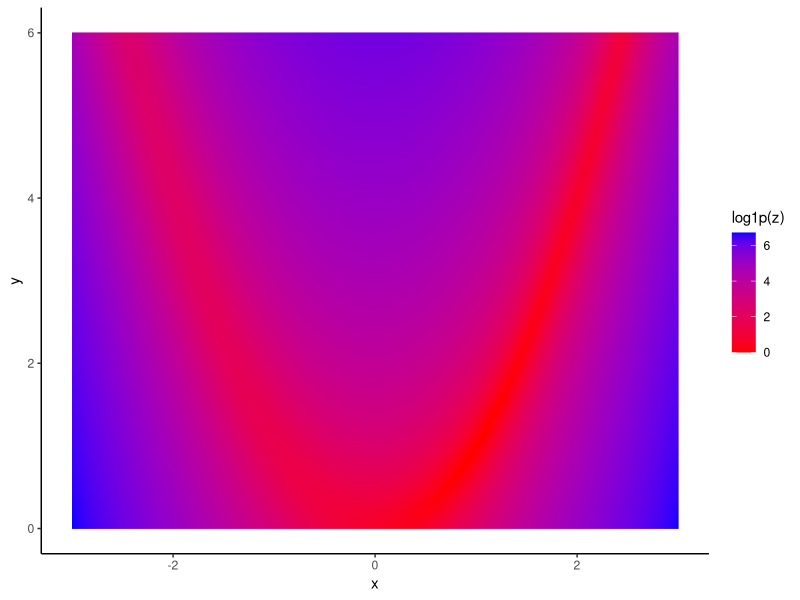
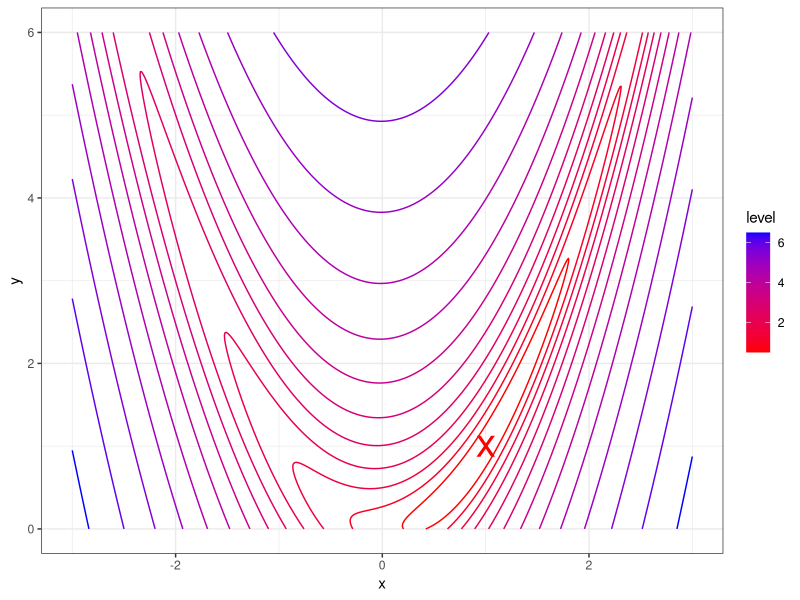
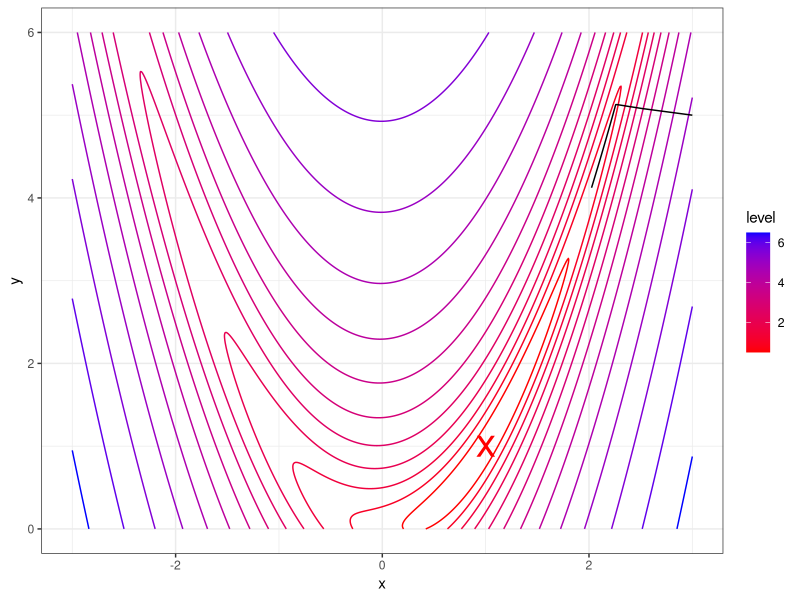
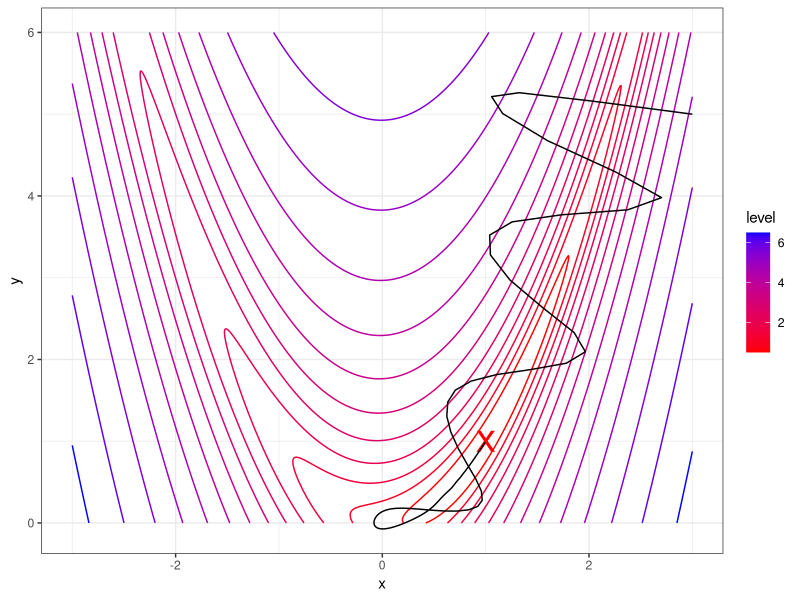
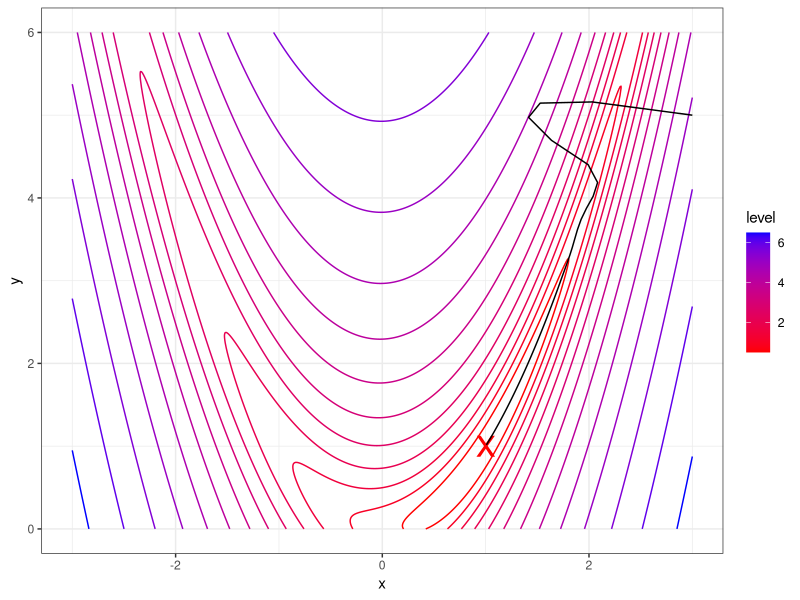
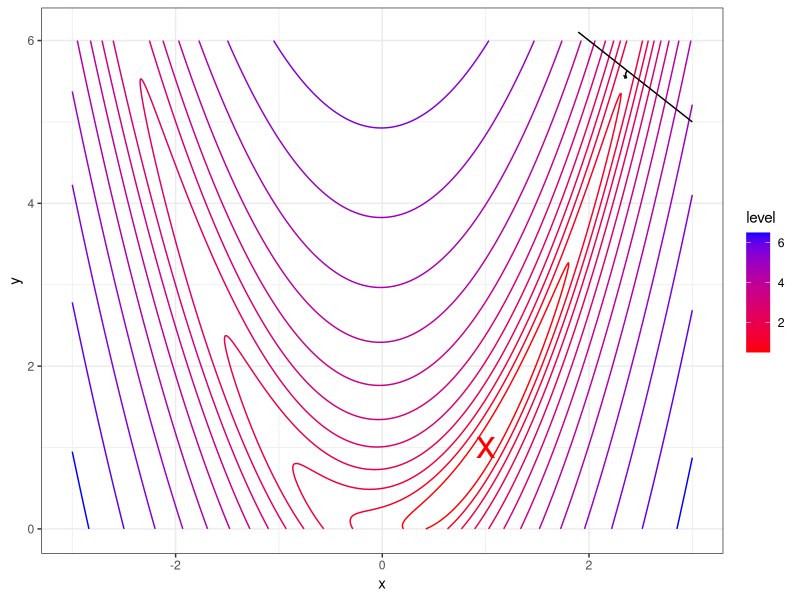
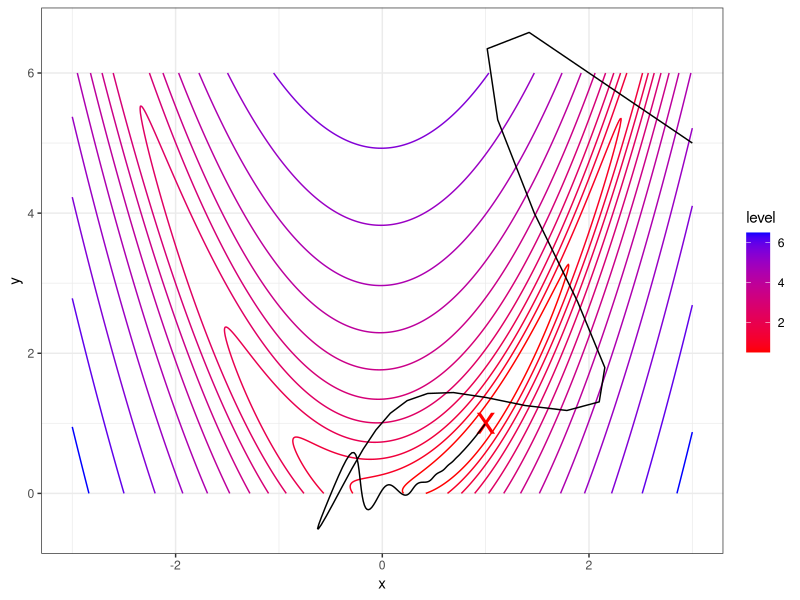
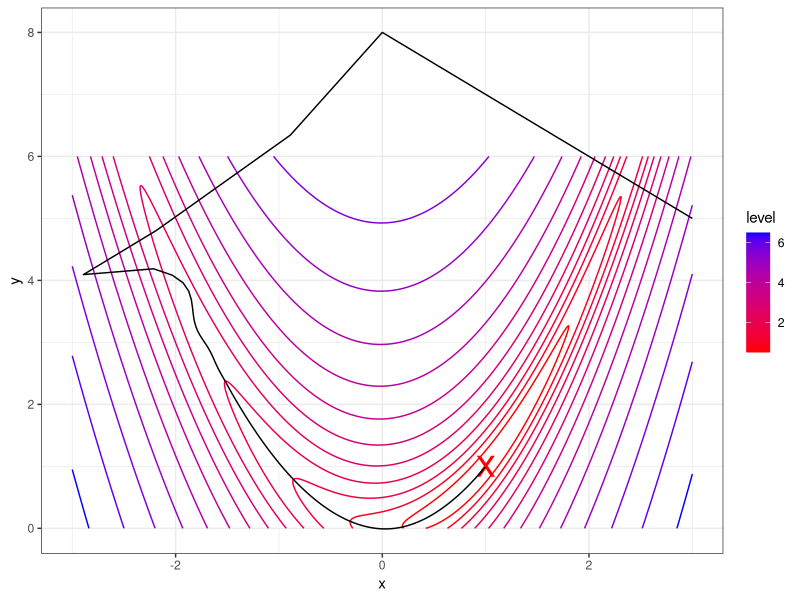

These charts were generated, in order, by the following R code:
## ---- chunk 1
library(ggplot2)
dir.create("plots")
ggs<-function(x,w=6,h=4){
  ggsave(file=paste0("plots/",x,".pdf"),width=w,height=h)
}
## ---- chunk 2
MAXITER<-2000
grad_descent<-function(f,g,x_init,stp=.001,maxIter=MAXITER){
  delta<-100
  t<-1
  res<-matrix(0,nrow=maxIter,ncol=3)
  colnames(res)<-c("x","y","f")
  res[1,]<-c(x_init,f(x_init))
  while(abs(delta)>1e-6 && t<maxIter){
    t<-t+1
    grad<-g(res[t-1,1:2])
    res[t,1:2]<-res[t-1,1:2]-stp*grad
    res[t,3]<-f(res[t,1:2])
    delta<-res[t,3]-res[t-1,3]
  }
  as.data.frame(res[1:t,])
}

momentum<-function(f,g,x_init,stp=.001,maxIter=MAXITER,momentum=.9,wait=1){
  delta<-100
  t<-1
  res<-matrix(0,nrow=maxIter,ncol=3)
  colnames(res)<-c("x","y","f")
  res[1,]<-c(x_init,f(x_init))
  velo<-0
  while(abs(delta)>1e-6 && t<maxIter){
    t<-t+1
    if(t<wait) velo<-0
    velo<-momentum*velo
    grad<-g(res[t-1,1:2])
    velo<-velo+stp*grad
    res[t,1:2]<-res[t-1,1:2]-velo
    res[t,3]<-f(res[t,1:2])
    delta<-res[t,3]-res[t-1,3]
  }
  as.data.frame(res[1:t,])
}

nesterov<-function(f,g,x_init,stp=.001,maxIter=MAXITER,momentum=.9,wait=1){
  delta<-100
  t<-1
  res<-matrix(0,nrow=maxIter,ncol=3)
  colnames(res)<-c("x","y","f")
  res[1,]<-c(x_init,f(x_init))
  velo<-0
  while(abs(delta)>1e-6 && t<maxIter){
    t<-t+1
    if(t<wait) velo<-0
    velo<-momentum*velo
    grad<-g(res[t-1,1:2]-velo)
    velo<-velo+stp*grad
    res[t,1:2]<-res[t-1,1:2]-velo
    res[t,3]<-f(res[t,1:2])
    delta<-res[t,3]-res[t-1,3]
  }
  as.data.frame(res[1:t,])
}

irprop<-function(f,g,x_init,maxIter=MAXITER,eta_plus=1.2,eta_minus=.5,
                 delta_max=50,delta_min=0,delta0=.5){
  k<-length(x_init)
  chg<-100
  t<-1
  res<-matrix(0,nrow=maxIter,ncol=3)
  colnames(res)<-c("x","y","f")
  res[1,]<-c(x_init,f(x_init))
  delta_old<-delta<-delta0*rep(1,k)
  dw<-grad_old<-rep(0,k)
  while(abs(chg)>1e-6 && t<maxIter){
  #while(t<maxIter){
    grad<-g(res[t,1:k])
    ind<-sign(grad_old)*sign(grad)
    delta[ind>0]<-min(delta_old[ind>0]*eta_plus, delta_max)
    delta[ind<0]<-max(delta_old[ind<0]*eta_minus, delta_min)
    grad[ind<0]<-1e-4*grad[ind<0] #comment out this line to get "original" rprop
    
    #irprop+
    #dw[ind>=0]<- -sign(grad[ind>=0])*delta[ind>=0]
    #dw[ind<0]<- if(chg>0) -dw[ind<0] else 0
    #irprop-
    dw<- -sign(grad)*delta
    
    res[t+1,1:k]<-res[t,1:k]+dw
    res[t+1,k+1]<-f(res[t+1,1:k])
    chg<-res[t+1,k+1]-res[t,k+1]
    delta_old<-delta
    grad_old<-grad
    t<-t+1
  }
  as.data.frame(res[1:t,])
}

adamax<-function(f,g,x_init,maxIter=MAXITER,stp=.002,
                 beta1=.9,beta2=.999){
  k<-length(x_init)
  chg<-100
  t<-1
  res<-matrix(0,nrow=maxIter,ncol=3)
  colnames(res)<-c("x","y","f")
  res[1,]<-c(x_init,f(x_init))
  m<-rep(0,k)
  u<-rep(0,k)
  while(abs(chg)>1e-6 && t<maxIter){
    t<-t+1
    grad<-g(res[t-1,1:k])
    m<-beta1*m+(1-beta1)*grad
    u<-pmax(beta2*u,abs(grad))
    velo<- -(stp/(1-beta1^t))*m/u
    res[t,1:k]<-res[t-1,1:k]+velo
    res[t,k+1]<-f(res[t,1:k])
    chg<-res[t,k+1]-res[t-1,k+1]
  }
  as.data.frame(res[1:t,])
}

nadam<-function(f,g,x_init,maxIter=MAXITER,stp=.002,
                 beta1=.9,beta2=.999){
  k<-length(x_init)
  chg<-100
  t<-1
  res<-matrix(0,nrow=maxIter,ncol=3)
  colnames(res)<-c("x","y","f")
  res[1,]<-c(x_init,f(x_init))
  m<-rep(0,k)
  u<-rep(0,k)
  while(abs(chg)>1e-6 && t<maxIter){
    t<-t+1
    grad<-g(res[t-1,1:k])
    m<-beta1*m+(1-beta1)*grad
    u<-pmax(beta2*u,abs(grad))
    velo<- -(stp/u)*(beta1*m+grad*(1-beta1))/(1-beta1^t)
    res[t,1:k]<-res[t-1,1:k]+velo
    res[t,k+1]<-f(res[t,1:k])
    chg<-res[t,k+1]-res[t-1,k+1]
  }
  as.data.frame(res[1:t,])
}
## ---- chunk 3
rosenbrock_f <- function(x){
  (1-x[1])^2 + 10*(x[2]-x[1]^2)^2
}
rosenbrock_g <- function(x){
  dx1<- -2*(1-x[1]) - 20*(x[2]-x[1]^2)*2*x[1]
  dx2<- 20*(x[2]-x[1]^2)
  c(dx1,dx2)
}
solution<-data.frame(x=1,y=1)

pd<-expand.grid(x=seq(-3,3,.01),y=seq(0,6,.01))
pd$z<-apply(pd,1,rosenbrock_f)
ggplot(pd,aes(x=x,y=y))+geom_raster(aes(fill=log1p(z)))+scale_fill_continuous(low="red",high="blue")+theme_classic()
(base_plot<-ggplot(pd)+geom_contour(aes(x=x,y=y,z=log1p(z),colour=..level..))+scale_colour_continuous(low="red",high="blue")+geom_point(data=solution,aes(x,y),colour="red",size=10,shape="x")+theme_bw())
ggs("rosenbrock")
## ---- chunk 4
res<-list()
res[["gd"]]<-grad_descent(rosenbrock_f,rosenbrock_g,c(3,5))
base_plot+geom_path(aes(x=x,y=y),data=res$gd)
ggs("gd")
## ---- chunk 5
res[["mtm"]]<-momentum(rosenbrock_f,rosenbrock_g,c(3,5),stp=.002)
base_plot+geom_path(data=res$mtm,aes(x,y))
ggs("mtm")
## ---- chunk 6
res[["nstv"]]<-nesterov(rosenbrock_f,rosenbrock_g,c(3,5),stp=.002)
base_plot+geom_path(data=res$nstv,aes(x,y))
ggs("nstv")
## ---- chunk 7
res[["irprop"]]<-irprop(rosenbrock_f,rosenbrock_g,c(3,5))
base_plot+geom_path(data=res$irprop,aes(x,y))
#with(tail(res$irprop,20),plot(x,y,type="l"))
## ---- chunk 8
res[["admx"]]<-adamax(rosenbrock_f,rosenbrock_g,c(3,5),stp=3)
base_plot+geom_path(data=res$admx,aes(x,y))
#with(tail(res$admx,500),plot(x,y,type="l"))
ggs("admx")
## ---- chunk 9
res[["nadm"]]<-nadam(rosenbrock_f,rosenbrock_g,c(3,5),stp=3)
base_plot+geom_path(data=res$nadm,aes(x,y))
#with(tail(res$admx,500),plot(x,y,type="l"))
ggs("nadm")
## ---- chunk 10
pd2<-data.frame(method=names(res),nSteps=sapply(res,nrow))
pd2$err<-sapply(res,function(x){x[nrow(x),3]})
ggplot(pd2)+geom_bar(aes(x=method,y=log(err)),stat="identity")
ggplot(pd2)+geom_bar(aes(x=method,y=nSteps),stat="identity")
